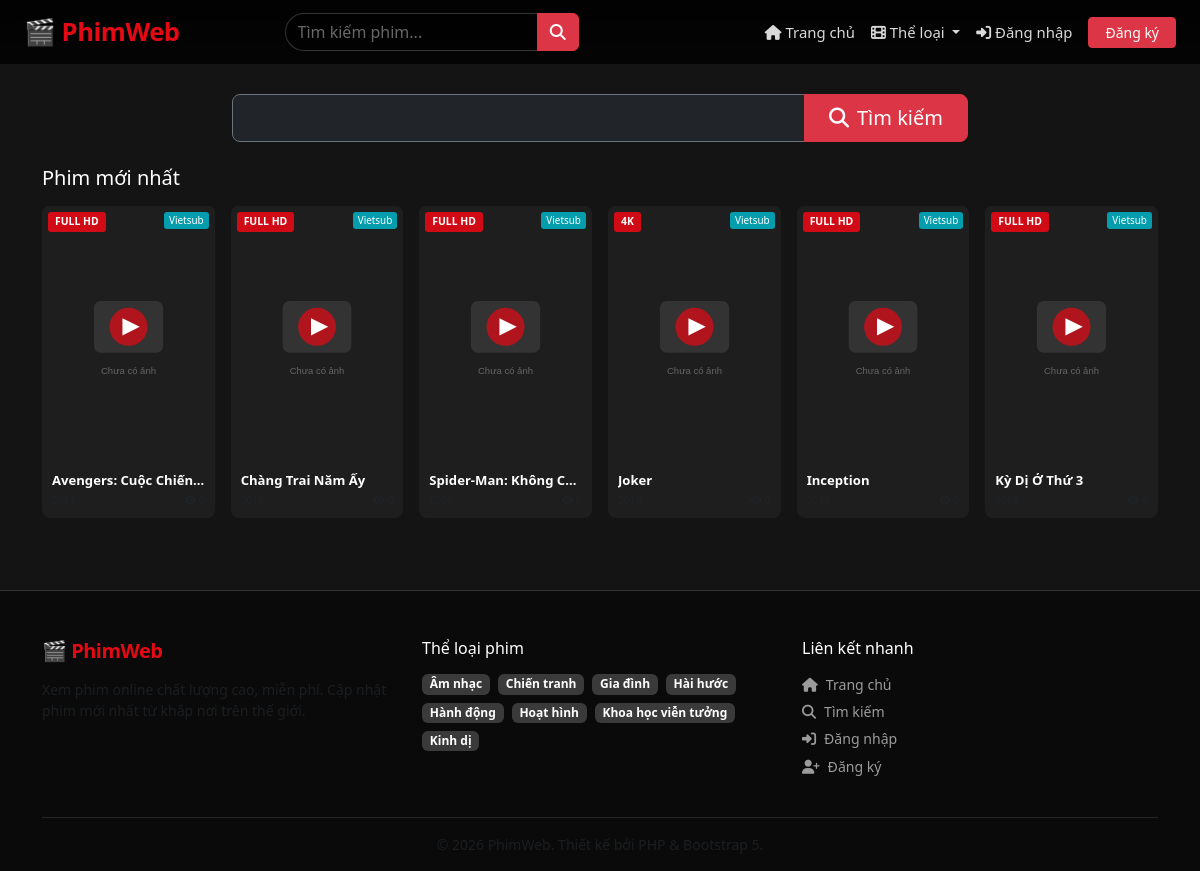
The page /search.php on the database as committed earlier.
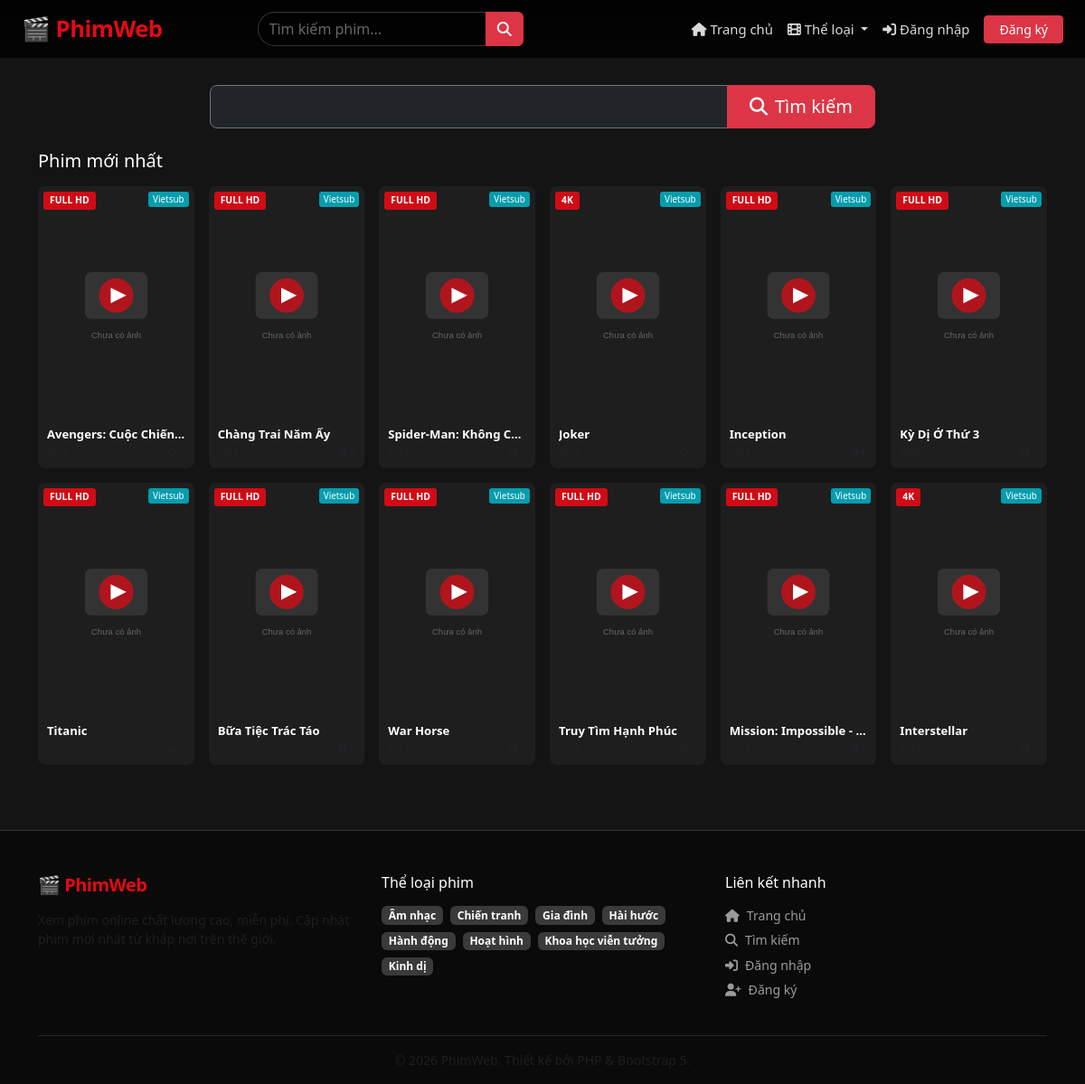
The same page on the database as committed later.
### tables this page shows
CREATE TABLE IF NOT EXISTS `movies` (
  `id` INT UNSIGNED AUTO_INCREMENT PRIMARY KEY,
  `title` VARCHAR(255) NOT NULL,
  `slug` VARCHAR(255) NOT NULL UNIQUE,
  `original_title` VARCHAR(255) DEFAULT NULL,
  `description` TEXT,
  `genre_id` INT UNSIGNED DEFAULT NULL,
  `country_id` INT UNSIGNED DEFAULT NULL,
  `year` YEAR DEFAULT NULL,
  `director` VARCHAR(200) DEFAULT NULL,
  `cast_members` TEXT DEFAULT NULL,
  `thumbnail` VARCHAR(500) DEFAULT NULL,
  `trailer_url` VARCHAR(500) DEFAULT NULL,
  `video_type` ENUM('file', 'url', 'youtube', 'embed') NOT NULL DEFAULT 'url',
  `video_path` TEXT DEFAULT NULL,
  `duration` VARCHAR(20) DEFAULT NULL,
  `quality` VARCHAR(20) DEFAULT 'HD',
  `language` VARCHAR(50) DEFAULT 'Vietsub',
  `views` INT UNSIGNED DEFAULT 0,
  `rating` DECIMAL(3,1) DEFAULT 0.0,
  `rating_count` INT UNSIGNED DEFAULT 0,
  `status` ENUM('active', 'inactive') DEFAULT 'active',
  `featured` TINYINT(1) UNSIGNED DEFAULT 0,
  `created_at` TIMESTAMP DEFAULT CURRENT_TIMESTAMP,
  `updated_at` TIMESTAMP DEFAULT CURRENT_TIMESTAMP ON UPDATE CURRENT_TIMESTAMP,
  KEY `idx_movies_genre_id` (`genre_id`),
  KEY `idx_movies_country_id` (`country_id`)
);

CREATE TABLE IF NOT EXISTS `genres` (
  `id` INT UNSIGNED AUTO_INCREMENT PRIMARY KEY,
  `name` VARCHAR(100) NOT NULL,
  `slug` VARCHAR(100) NOT NULL UNIQUE,
  `created_at` TIMESTAMP DEFAULT CURRENT_TIMESTAMP
);

### includes/functions.php (called while the page is built, shortened)
<?php
require_once __DIR__ . '/../config/database.php';
function sanitize(string $s): string {
    return htmlspecialchars(trim($s), ENT_QUOTES, 'UTF-8');
}
function getGenres(): array {
    return getDB()->query('SELECT * FROM genres ORDER BY name')->fetchAll();
}
function getLatestMovies(int $limit = 12): array {
    $stmt = getDB()->prepare('SELECT m.*,g.name genre_name FROM movies m LEFT JOIN genres g ON m.genre_id=g.id WHERE m.status="active" ORDER BY m.created_at DESC LIMIT ?');
    $stmt->execute([$limit]);
    return $stmt->fetchAll();
}

### includes/auth.php (called while the page is built, shortened)
<?php
require_once __DIR__ . '/../config/database.php';
function isLoggedIn(): bool {
    return !empty($_SESSION['user_id']);
}
function getCurrentUser(): ?array {
    if (!isLoggedIn()) return null;
    static $user = null;
    return $user;
}

### config/database.php (called while the page is built, shortened)
<?php
function getDB(): PDO {
    static $pdo = null;
    if ($pdo === null) {
        try {
            $dsn = 'mysql:host=' . DB_HOST . ';port=' . DB_PORT
                 . ';dbname=' . DB_NAME . ';charset=utf8mb4';
            $pdo = new PDO($dsn, DB_USER, DB_PASS, [
                PDO::ATTR_ERRMODE            => PDO::ERRMODE_EXCEPTION,
                PDO::ATTR_DEFAULT_FETCH_MODE => PDO::FETCH_ASSOC,
                PDO::ATTR_EMULATE_PREPARES   => false,
            ]);
        } catch (PDOException $e) {
            error_log('DB Connection failed: ' . $e->getMessage());
            http_response_code(500);
            die('<div style="font-family:sans-serif;text-align:center;padding:60px">
                <h2 style="color:#e50914">Lỗi kết nối cơ sở dữ liệu</h2>
                <p>Vui lòng kiểm tra thông tin kết nối trong <code>config/database.php</code></p>
                <p>Hoặc chạy <a href="setup.php">setup.php</a> để cài đặt lần đầu.</p>
            </div>');
        }
    }
    return $pdo;
}

### includes/movie_card.php (the view, shortened to what this page needs)
<div class="movie-card h-100">
    <a href="<?= BASE_URL ?>/movie.php?id=<?= $m['id'] ?>" class="card-thumb-link">
        <div class="card-thumb">
            <?php if (!empty($m['quality'])): ?>
            <span class="quality-badge"><?= sanitize($m['quality']) ?></span>
            <?php endif; ?>
            <?php if (!empty($m['language'])): ?>
            <span class="lang-badge"><?= sanitize($m['language']) ?></span>
            <?php endif; ?>
        </div>
    </a>
    <div class="card-body-custom">
        <a href="<?= BASE_URL ?>/movie.php?id=<?= $m['id'] ?>" class="movie-title-link">
            <h6 class="movie-card-title" title="<?= sanitize($m['title']) ?>"><?= sanitize($m['title']) ?></h6>
        </a>
        <div class="card-meta d-flex justify-content-between align-items-center">
            <small class="text-muted"><?= $m['year'] ?? '' ?></small>
            <div class="d-flex align-items-center gap-2">
                <small class="text-muted"><i class="fas fa-eye"></i> <?= formatViews($m['views']) ?></small>
            </div>
        </div>
    </div>
</div>

### includes/header.php (shortened to what this page needs)
<?php
require_once __DIR__ . '/../includes/auth.php';
require_once __DIR__ . '/../includes/functions.php';
$currentUser = getCurrentUser();
$genres      = getGenres();
$searchQuery = sanitize($_GET['q'] ?? '');
?>
<!DOCTYPE html>
<html lang="vi">
<head>
    <link href="https://cdn.jsdelivr.net/npm/bootstrap@5.3.2/dist/css/bootstrap.min.css" rel="stylesheet">
    <link href="https://cdnjs.cloudflare.com/ajax/libs/font-awesome/6.5.0/css/all.min.css" rel="stylesheet">
    <link href="https://cdn.plyr.io/3.7.8/plyr.css" rel="stylesheet">
    <link href="<?= BASE_URL ?>/assets/css/style.css" rel="stylesheet">
</head>
<body>
<nav class="navbar navbar-expand-lg navbar-dark fixed-top" id="mainNav">
    <div class="container-fluid px-3 px-md-4">
        <a class="navbar-brand fw-black" href="<?= BASE_URL ?>/index.php">
            <span class="brand-logo">🎬 <?= SITE_NAME ?></span>
        </a>
        <div class="collapse navbar-collapse" id="navMenu">
            <form class="d-flex mx-auto my-2 my-lg-0 nav-search" action="<?= BASE_URL ?>/search.php" method="GET">
                <div class="input-group">
                    <input type="search" name="q" class="form-control search-input" placeholder="Tìm kiếm phim..." value="<?= $searchQuery ?>">
                    <button class="btn btn-danger" type="submit"><i class="fas fa-search"></i></button>
                </div>
            </form>
            <ul class="navbar-nav ms-auto align-items-lg-center">
                <li class="nav-item">
                    <a class="nav-link" href="<?= BASE_URL ?>/index.php"><i class="fas fa-home me-1"></i>Trang chủ</a>
                </li>
                <li class="nav-item dropdown">
                    <a class="nav-link dropdown-toggle" href="#" data-bs-toggle="dropdown">
                        <i class="fas fa-film me-1"></i>Thể loại
                    </a>
                </li>
                <?php if ($currentUser): ?>
                    <li class="nav-item">
                        <a class="nav-link" href="<?= BASE_URL ?>/profile.php">
                            <i class="fas fa-user-circle me-1"></i><?= sanitize($currentUser['username']) ?>
                        </a>
                    </li>
                    <?php if (canAccessAdminPanel()): ?>
                    <li class="nav-item">
                        <a class="nav-link text-warning" href="<?= BASE_URL ?>/admin/index.php">
                            <i class="fas fa-cog me-1"></i>Admin
                        </a>
                    </li>
                    <?php endif; ?>
                    <li class="nav-item">
                        <a class="nav-link" href="<?= BASE_URL ?>/logout.php">
                            <i class="fas fa-sign-out-alt me-1"></i>Đăng xuất
                        </a>
                    </li>
                <?php else: ?>
                    <li class="nav-item">
                        <a class="nav-link" href="<?= BASE_URL ?>/login.php"><i class="fas fa-sign-in-alt me-1"></i>Đăng nhập</a>
                    </li>
                    <li class="nav-item ms-lg-2">
                        <a class="btn btn-danger btn-sm px-3" href="<?= BASE_URL ?>/register.php">Đăng ký</a>
                    </li>
                <?php endif; ?>
            </ul>
        </div>
    </div>
</nav>
<div style="padding-top:70px"></div>

### search.php (shortened to what this page needs)
<?php
require_once __DIR__ . '/includes/functions.php';
require_once __DIR__ . '/includes/auth.php';
$q       = trim($_GET['q'] ?? '');
$page    = max(1, (int)($_GET['page'] ?? 1));
$perPage = 12;
$offset  = ($page - 1) * $perPage;
$movies  = $q ? searchMovies($q, $perPage, $offset) : [];
$total   = $q ? countSearch($q) : 0;
include __DIR__ . '/includes/header.php';
?>
<main>
<div class="container py-4">
    <div class="row justify-content-center mb-4">
        <div class="col-md-8">
            <form action="" method="GET">
                <div class="input-group input-group-lg">
                    <input type="search" name="q" class="form-control bg-dark border-secondary text-white"
                           placeholder="Nhập tên phim, đạo diễn, diễn viên..." value="<?= sanitize($q) ?>" autofocus>
                    <button class="btn btn-danger px-4" type="submit">
                        <i class="fas fa-search me-2"></i>Tìm kiếm
                    </button>
                </div>
            </form>
        </div>
    </div>
    <?php if ($q): ?>
    <div class="mb-3">
        <h5 class="text-white">
            <?php if ($total > 0): ?>
                Tìm thấy <span class="text-danger"><?= number_format($total) ?></span> kết quả cho
                "<span class="text-warning"><?= sanitize($q) ?></span>"
            <?php else: ?>
                Không tìm thấy kết quả cho "<span class="text-warning"><?= sanitize($q) ?></span>"
            <?php endif; ?>
        </h5>
    </div>
    <?php if ($movies): ?>
    <div class="row row-cols-2 row-cols-sm-3 row-cols-md-4 row-cols-lg-6 g-3 mb-4">
        <?php foreach ($movies as $m): ?>
        <div class="col"><?php include __DIR__ . '/includes/movie_card.php'; ?></div>
        <?php endforeach; ?>
    </div>
    <?= renderPagination($total, $perPage, $page, '?q=' . urlencode($q)) ?>
    <?php elseif ($q): ?>
    <div class="text-center py-5">
        <i class="fas fa-search fa-3x text-muted mb-3"></i>
        <p class="text-muted">Không tìm thấy phim nào. Thử từ khóa khác!</p>
    </div>
    <?php endif; ?>
    <?php else: ?>
    <?php $latest = getLatestMovies(12); ?>
    <h5 class="text-white mb-3">Phim mới nhất</h5>
    <div class="row row-cols-2 row-cols-sm-3 row-cols-md-4 row-cols-lg-6 g-3">
        <?php foreach ($latest as $m): ?>
        <div class="col"><?php include __DIR__ . '/includes/movie_card.php'; ?></div>
        <?php endforeach; ?>
    </div>
    <?php endif; ?>
</div>
</main>
<?php include __DIR__ . '/includes/footer.php'; ?>

### includes/footer.php (shortened to what this page needs)
<footer class="site-footer mt-5 pt-5 pb-3">
    <div class="container">
        <div class="row g-4">
            <div class="col-md-4">
                <h5 class="brand-logo mb-3">🎬 <?= SITE_NAME ?></h5>
                <p class="text-muted small">Xem phim online chất lượng cao, miễn phí. Cập nhật phim mới nhất từ khắp nơi trên thế giới.</p>
            </div>
            <div class="col-md-4">
                <h6 class="text-white mb-3">Thể loại phim</h6>
                <div class="d-flex flex-wrap gap-2">
                    <?php foreach (array_slice($genres ?? [], 0, 8) as $g): ?>
                    <a href="<?= BASE_URL ?>/genre.php?slug=<?= urlencode($g['slug']) ?>" class="badge bg-secondary text-decoration-none">
                        <?= sanitize($g['name']) ?>
                    </a>
                    <?php endforeach; ?>
                </div>
            </div>
            <div class="col-md-4">
                <h6 class="text-white mb-3">Liên kết nhanh</h6>
                <ul class="list-unstyled small">
                    <li><a href="<?= BASE_URL ?>/index.php" class="footer-link"><i class="fas fa-home me-2"></i>Trang chủ</a></li>
                    <li><a href="<?= BASE_URL ?>/search.php" class="footer-link"><i class="fas fa-search me-2"></i>Tìm kiếm</a></li>
                    <?php if (isset($currentUser) && $currentUser): ?>
                    <li><a href="<?= BASE_URL ?>/profile.php" class="footer-link"><i class="fas fa-user me-2"></i>Hồ sơ</a></li>
                    <?php else: ?>
                    <li><a href="<?= BASE_URL ?>/login.php" class="footer-link"><i class="fas fa-sign-in-alt me-2"></i>Đăng nhập</a></li>
                    <li><a href="<?= BASE_URL ?>/register.php" class="footer-link"><i class="fas fa-user-plus me-2"></i>Đăng ký</a></li>
                    <?php endif; ?>
                </ul>
            </div>
        </div>
        <hr class="border-secondary mt-4">
        <p class="text-center text-muted small mb-0">
            &copy; <?= date('Y') ?> <?= SITE_NAME ?>. Thiết kế bởi PHP &amp; Bootstrap 5.
        </p>
    </div>
</footer>
</body>
</html>

### assets/css/style.css (style rules this page uses)
:root { --red: #e50914; --red-dark: #c1000f; --bg: #141414; --bg2: #1e1e1e; --bg3: #2a2a2a; --border: #333; --text: #ffffff; --muted: #9b9b9b; }
*, *::before, *::after { box-sizing: border-box; }
body { background: var(--bg); color: var(--text); font-family: 'Segoe UI', system-ui, sans-serif; min-height: 100vh; }
a { color: var(--red); }
.brand-logo { color: var(--red); font-weight: 900; letter-spacing: -0.5px; }
#mainNav { background: linear-gradient(180deg, rgba(0,0,0,.9) 0%, rgba(0,0,0,.75) 100%); backdrop-filter: blur(8px); border-bottom: 1px solid rgba(255,255,255,.08); z-index: 1050; transition: background .3s; }
#mainNav .navbar-brand { font-size: 1.6rem; }
#mainNav .nav-link { color: rgba(255,255,255,.85) !important; font-size: .93rem; transition: color .2s; }
.nav-search { width: clamp(180px, 30%, 380px); }
.search-input { background: rgba(0,0,0,.5) !important; border-color: rgba(255,255,255,.2) !important; color: #fff !important; border-radius: 20px 0 0 20px !important; }
.search-input::placeholder { color: rgba(255,255,255,.4); }
.movie-card { background: var(--bg2); border-radius: 8px; overflow: hidden; transition: transform .2s ease, box-shadow .2s ease; cursor: pointer; }
.card-thumb { position: relative; aspect-ratio: 2/3; overflow: hidden; background: #222; }
.card-thumb-link { display: block; }
.quality-badge { position: absolute; top: 6px; left: 6px; background: rgba(229,9,20,.9); color: #fff; font-size: .65rem; font-weight: 700; padding: 2px 7px; border-radius: 3px; text-transform: uppercase; }
.lang-badge { position: absolute; top: 6px; right: 6px; background: rgba(0,180,200,.85); color: #fff; font-size: .62rem; padding: 1px 5px; border-radius: 3px; }
.card-body-custom { padding: 8px 10px 10px; }
.movie-card-title { font-size: .82rem; font-weight: 600; color: #fff; margin: 0 0 4px; white-space: nowrap; overflow: hidden; text-overflow: ellipsis; }
.movie-title-link { text-decoration: none; }
.card-meta { font-size: .73rem; }
.site-footer { background: #0a0a0a; border-top: 1px solid var(--border); }
.footer-link { color: var(--muted); text-decoration: none; display: block; margin-bottom: 6px; font-size: .88rem; }
.badge.bg-secondary { background-color: #3a3a3a !important; }

Rows that differ between the two databases and show on the page:
added movies: quality "FULL HD", language "Vietsub", title "Titanic"
added movies: quality "FULL HD", language "Vietsub", title "Bữa Tiệc Trác Táo"
added movies: quality "FULL HD", language "Vietsub", title "War Horse"
added movies: quality "FULL HD", language "Vietsub", title "Truy Tìm Hạnh Phúc"
added movies: quality "FULL HD", language "Vietsub", title "Mission: Impossible -…"
added movies: quality "4K", language "Vietsub", title "Interstellar"
